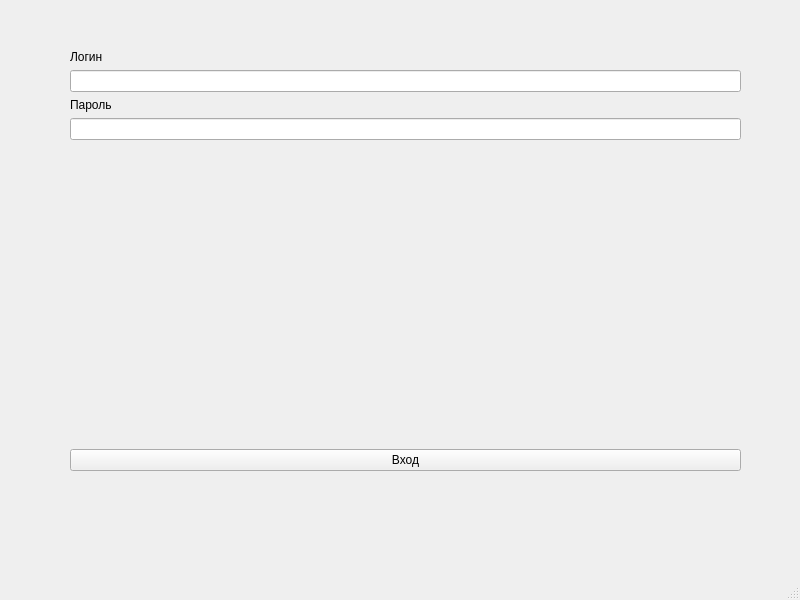
<?xml version="1.0" encoding="UTF-8"?>
<ui version="4.0">
 <class>LoginWindow</class>
 <widget class="QMainWindow" name="LoginWindow">
  <property name="geometry">
   <rect>
    <x>0</x>
    <y>0</y>
    <width>800</width>
    <height>600</height>
   </rect>
  </property>
  <property name="windowTitle">
   <string>LoginWindow</string>
  </property>
  <widget class="QWidget" name="centralwidget">
   <widget class="QWidget" name="verticalLayoutWidget">
    <property name="geometry">
     <rect>
      <x>70</x>
      <y>50</y>
      <width>671</width>
      <height>421</height>
     </rect>
    </property>
    <layout class="QVBoxLayout" name="Full_Layout">
     <item>
      <widget class="QLabel" name="Login_label">
       <property name="text">
        <string>Логин</string>
       </property>
      </widget>
     </item>
     <item>
      <widget class="QLineEdit" name="login_intput"/>
     </item>
     <item>
      <widget class="QLabel" name="Password_label">
       <property name="text">
        <string>Пароль</string>
       </property>
      </widget>
     </item>
     <item>
      <widget class="QLineEdit" name="password_input"/>
     </item>
     <item>
      <widget class="QLabel" name="error_line">
       <property name="text">
        <string/>
       </property>
      </widget>
     </item>
     <item>
      <spacer name="Buttons_spacer">
       <property name="orientation">
        <enum>Qt::Orientation::Vertical</enum>
       </property>
       <property name="sizeHint" stdset="0">
        <size>
         <width>20</width>
         <height>5</height>
        </size>
       </property>
      </spacer>
     </item>
     <item>
      <layout class="QHBoxLayout" name="Bottom_buttons_layout">
       <item>
        <widget class="QPushButton" name="Login_Button">
         <property name="text">
          <string>Вход</string>
         </property>
        </widget>
       </item>
      </layout>
     </item>
    </layout>
   </widget>
  </widget>
  <widget class="QMenuBar" name="menubar">
   <property name="geometry">
    <rect>
     <x>0</x>
     <y>0</y>
     <width>800</width>
     <height>25</height>
    </rect>
   </property>
  </widget>
  <widget class="QStatusBar" name="statusbar"/>
 </widget>
 <resources/>
 <connections/>
</ui>
